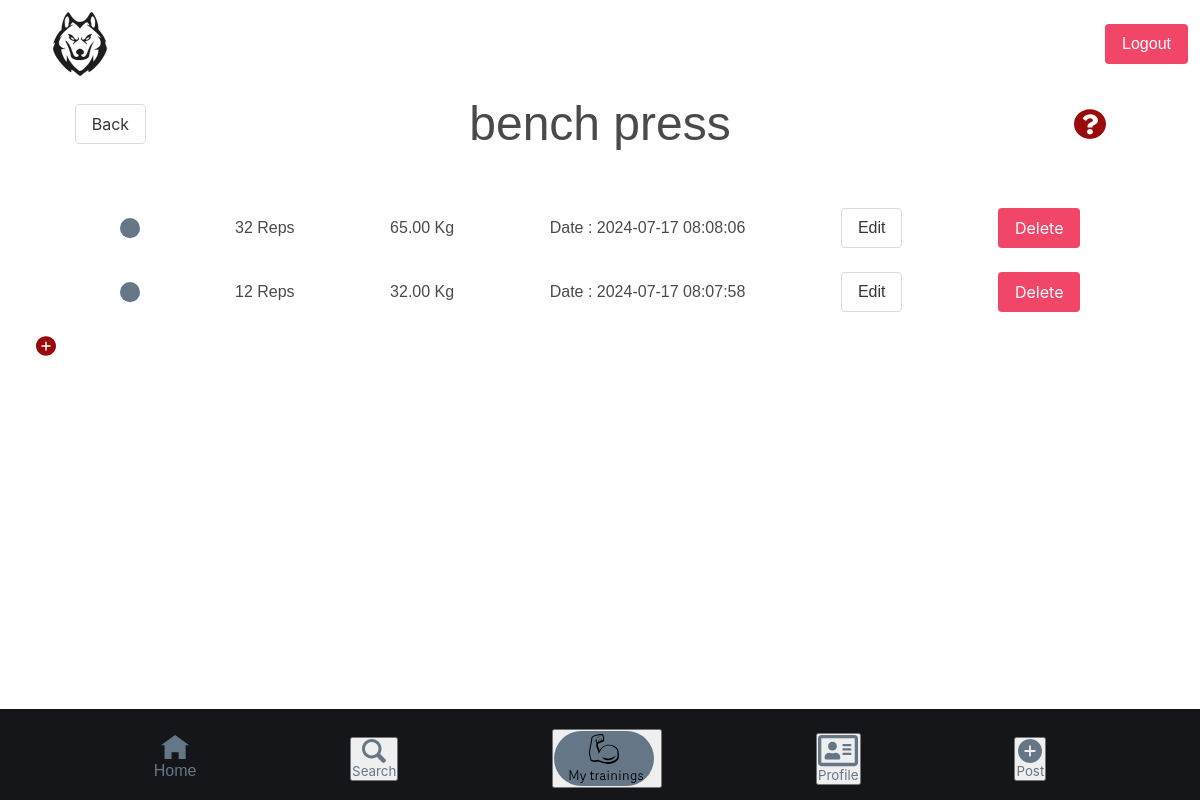
/views/fitness/exercices.php?id=17 (signed in), run on the app's committed database.
### tables this page shows
CREATE TABLE IF NOT EXISTS `exercice` (
  `id` int NOT NULL AUTO_INCREMENT,
  `name` varchar(50) NOT NULL DEFAULT '?',
  `training_id` int NOT NULL,
  `description` text NOT NULL,
  `user_id` int NOT NULL,
  PRIMARY KEY (`id`)
);

CREATE TABLE IF NOT EXISTS `exercise_logs` (
  `id` int NOT NULL AUTO_INCREMENT,
  `training_exercise_id` int NOT NULL,
  `reps` int NOT NULL,
  `weight` decimal(10,2) NOT NULL,
  `logged_at` timestamp NOT NULL DEFAULT CURRENT_TIMESTAMP,
  `user_id` int NOT NULL,
  PRIMARY KEY (`id`)
);

### views/fitness/exercices.php (the view, shortened to what this page needs)
<?php
include "../../components/header.php";
include "../../components/navbar.php";
require "../../components/db.php";
$id = $_GET['id'] ?? 0;
$sql = "SELECT name, description, user_id FROM exercice WHERE id = :id";
$req = $db->prepare($sql);
$req->bindValue(':id', $id, PDO::PARAM_INT);
$req->execute();
$exercice = $req->fetch(PDO::FETCH_ASSOC);
$sql = "SELECT * FROM exercise_logs WHERE training_exercise_id = :id ORDER BY logged_at DESC";
$req = $db->prepare($sql);
$req->bindValue(':id', $id, PDO::PARAM_INT);
$req->execute();
$exercisesSpec = $req->fetchAll(PDO::FETCH_ASSOC);
?>
<div class="columns is-flex-direction-row">
    <div style="width:60%;" class="is-flex is-justify-content-center is-align-items-center">
        <button type="button" class="button" onclick="javascript:history.go(-1)">Back</button>
    </div>
    <h1 class="column is-three-fifths has-text-centered is-size-1">
        <?= htmlspecialchars($exercice['name']) ?>
    </h1>
    <div class="column is-one-fifth is-flex is-justify-content-center is-align-items-center">
        <a href="#" onclick="showDescriptionModal('<?= htmlspecialchars($exercice['description']) ?>')">
            <img src="../../assets/question_mark.svg" class="image is-32x32" alt="exercise description">
        </a>
    </div>
</div>
<div class="">
    <ul class="column is-flex-direction-column">
        <?php foreach ($exercisesSpec as $exerciseSpec) : ?>
            <li class="column">
                <div class="is-flex is-flex-direction-row is-align-items-center is-justify-content-space-evenly">
                    <img src="../../assets/round.svg" alt="">
                    <p><?= htmlspecialchars($exerciseSpec['reps']) ?> Reps</p>
                    <p><?= htmlspecialchars($exerciseSpec['weight']) ?> Kg</p>
                    <p>Date : <?= htmlspecialchars($exerciseSpec['logged_at']) ?></p>
                    <a class="button edit-set" href="#" data-log-id="<?= $exerciseSpec['id'] ?>" data-reps="<?= $exerciseSpec['reps'] ?>" data-weight="<?= $exerciseSpec['weight'] ?>">Edit</a>
                    <form method="POST" action="" style="display:inline;">
                        <button class="button is-danger" type="submit" name="delete-set">Delete</button>
                    </form>
                </div>
            </li>
        <?php endforeach; ?>
        <li>
            <a href="#" id="log-set" class="column ml-3 is-one-fifth">
                <img src="../../assets/add.svg" alt="">
            </a>
        </li>
    </ul>
</div>
<?php
include "../../components/footer.php";
?>

### stylesheet/style.css (style rules this page uses)
* { padding: 0; margin: 0; box-sizing: border-box; }
body { font-family: "router", sans-serif; min-height: 100vh; min-width: 100%; }

### data on the page
exercice: name "bench press"
exercise_logs: reps "32", weight "65.00", logged_at "2024-07-17 08:08:06"
exercise_logs: reps "12", weight "32.00", logged_at "2024-07-17 08:07:58"
